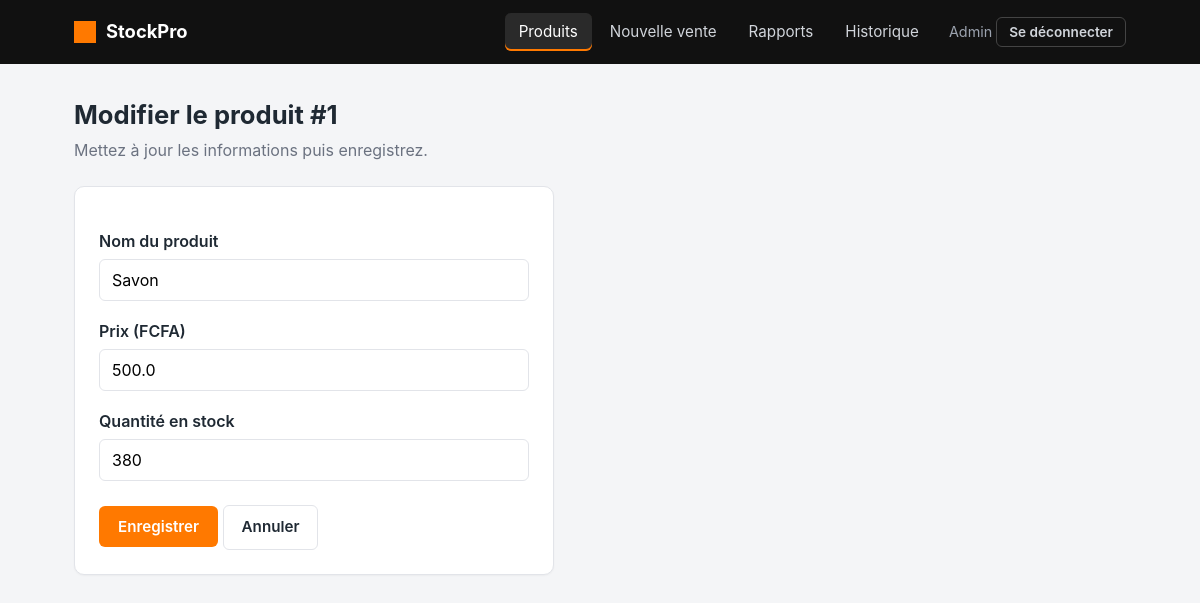
Page /modifier/1 (signed in) on the earlier database version.
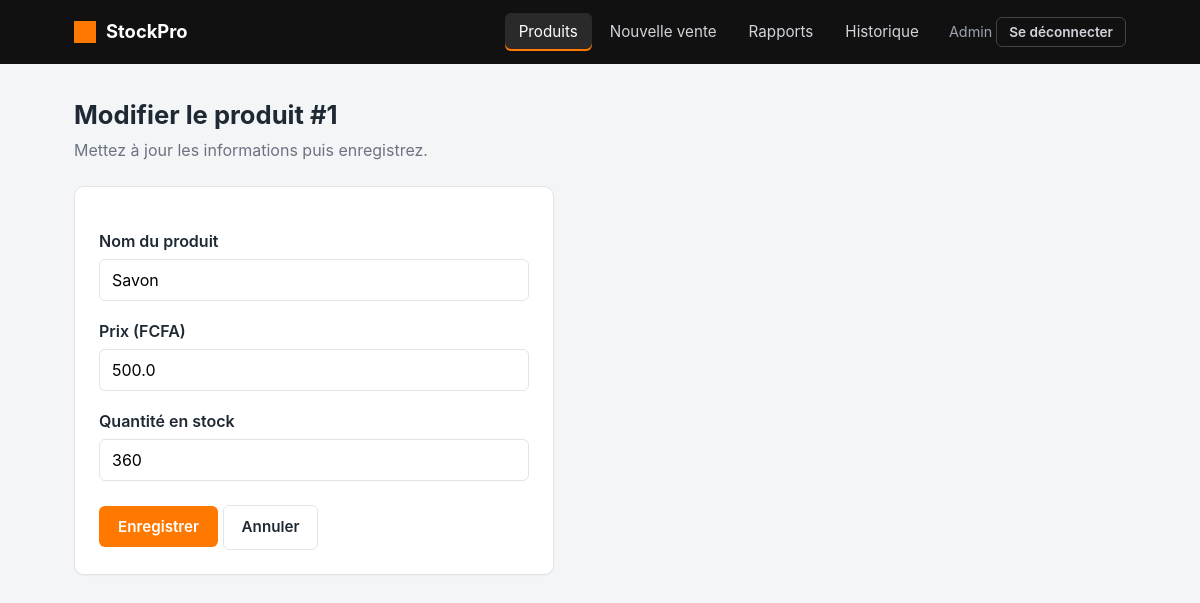
Same page on the later database version.
### tables this page shows
CREATE TABLE produits (
    id INTEGER PRIMARY KEY AUTOINCREMENT,
    nom TEXT NOT NULL,
    prix REAL NOT NULL,
    quantite INTEGER NOT NULL DEFAULT 0
);

### app.py (the view, shortened to what this page needs)
@app.route("/modifier/<int:id>", methods=["GET", "POST"])
@connexion_requise
def modifier(id):
    connexion = get_connexion()
    produit = connexion.execute(
        "SELECT * FROM produits WHERE id = ?", (id,)
    ).fetchone()
    if produit is None:
        connexion.close()
        return "Produit introuvable", 404
    erreur = None
    connexion.close()
    return render_template("modifier.html", produit=produit, erreur=erreur)

### app.py (called while the page is built)
def get_connexion():
    connexion = sqlite3.connect("stock.db")
    connexion.row_factory = sqlite3.Row
    return connexion

def connexion_requise(fonction):
    @wraps(fonction)
    def enveloppe(*args, **kwargs):
        if "utilisateur" not in session:
            return redirect(url_for("login"))
        return fonction(*args, **kwargs)
    return enveloppe

### templates/modifier.html (shortened to what this page needs)
{% extends "base.html" %}
{% block contenu %}
<div class="entete">
    <div>
        <h1>Modifier le produit #{{ produit['id'] }}</h1>
        <p class="sous-titre">Mettez à jour les informations puis enregistrez.</p>
    </div>
</div>
<div class="carte formulaire">
    <form method="POST">
        <label>Nom du produit
            <input type="text" name="nom" value="{{ produit['nom'] }}" required>
        </label>
        <label>Prix (FCFA)
            <input type="number" name="prix" step="any" min="0" value="{{ produit['prix'] }}" required>
        </label>
        <label>Quantité en stock
            <input type="number" name="quantite" min="0" value="{{ produit['quantite'] }}" required>
        </label>
        <button type="submit" class="btn btn-primaire">Enregistrer</button>
        <a href="{{ url_for('accueil') }}" class="btn btn-contour">Annuler</a>
    </form>
</div>
{% endblock %}

Differences in the rows shown:
changed produits "Savon": quantite "380" → "360"
